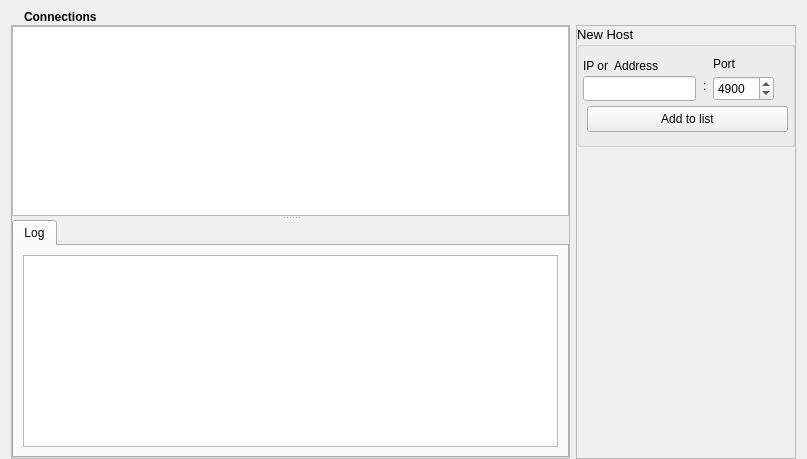
      <widget class="QWidget" name="page_Connections">
       <layout class="QGridLayout" name="gridLayout_5">
        <property name="topMargin">
         <number>9</number>
        </property>
        <property name="bottomMargin">
         <number>0</number>
        </property>
        <property name="verticalSpacing">
         <number>0</number>
        </property>
        <item row="1" column="0">
         <widget class="QFrame" name="frame_6">
          <property name="styleSheet">
           <string notr="true">QFrame#frame_6{
border: none;
}</string>
          </property>
          <property name="frameShape">
           <enum>QFrame::StyledPanel</enum>
          </property>
          <property name="frameShadow">
           <enum>QFrame::Plain</enum>
          </property>
          <property name="lineWidth">
           <number>0</number>
          </property>
          <layout class="QHBoxLayout" name="horizontalLayout_2">
           <property name="spacing">
            <number>6</number>
           </property>
           <property name="margin">
            <number>0</number>
           </property>
           <item>
            <widget class="QFrame" name="frame_4">
             <property name="frameShape">
              <enum>QFrame::StyledPanel</enum>
             </property>
             <property name="frameShadow">
              <enum>QFrame::Raised</enum>
             </property>
             <layout class="QHBoxLayout" name="horizontalLayout">
              <property name="spacing">
               <number>0</number>
              </property>
              <property name="margin">
               <number>0</number>
              </property>
              <item>
               <widget class="QSplitter" name="splitter_4">
                <property name="orientation">
                 <enum>Qt::Vertical</enum>
                </property>
                <widget class="QTreeView" name="connectionsTreeView">
                 <property name="contextMenuPolicy">
                  <enum>Qt::CustomContextMenu</enum>
                 </property>
                </widget>
                <widget class="QTabWidget" name="tabBottom">
                 <property name="minimumSize">
                  <size>
                   <width>0</width>
                   <height>70</height>
                  </size>
                 </property>
                 <property name="maximumSize">
                  <size>
                   <width>16777215</width>
                   <height>16777215</height>
                  </size>
                 </property>
                 <property name="tabPosition">
                  <enum>QTabWidget::North</enum>
                 </property>
                 <property name="currentIndex">
                  <number>0</number>
                 </property>
                 <widget class="QWidget" name="log_tab">
                  <attribute name="icon">
                   <iconset resource="resources.qrc">
                    <normaloff>:/resources/log.png</normaloff>:/resources/log.png</iconset>
                  </attribute>
                  <attribute name="title">
                   <string>Log</string>
                  </attribute>
                  <layout class="QHBoxLayout" name="horizontalLayout_4">
                   <item>
                    <widget class="QTextBrowser" name="infoLog">
                     <property name="sizePolicy">
                      <sizepolicy hsizetype="Expanding" vsizetype="Expanding">
                       <horstretch>0</horstretch>
                       <verstretch>0</verstretch>
                      </sizepolicy>
                     </property>
                     <property name="maximumSize">
                      <size>
                       <width>16777215</width>
                       <height>16777215</height>
                      </size>
                     </property>
                     <property name="contextMenuPolicy">
                      <enum>Qt::CustomContextMenu</enum>
                     </property>
                    </widget>
                   </item>
                  </layout>
                 </widget>
                </widget>
               </widget>
              </item>
             </layout>
            </widget>
           </item>
           <item>
            <widget class="QFrame" name="frame_3">
             <property name="minimumSize">
              <size>
               <width>220</width>
               <height>0</height>
              </size>
             </property>
             <property name="maximumSize">
              <size>
               <width>220</width>
               <height>16777215</height>
              </size>
             </property>
             <property name="frameShape">
              <enum>QFrame::StyledPanel</enum>
             </property>
             <property name="frameShadow">
              <enum>QFrame::Raised</enum>
             </property>
             <widget class="QGroupBox" name="addhostgroupBox">
              <property name="geometry">
               <rect>
                <x>1</x>
                <y>1</y>
                <width>218</width>
                <height>121</height>
               </rect>
              </property>
              <property name="sizePolicy">
               <sizepolicy hsizetype="Fixed" vsizetype="Fixed">
                <horstretch>0</horstretch>
                <verstretch>0</verstretch>
               </sizepolicy>
              </property>
              <property name="minimumSize">
               <size>
                <width>212</width>
                <height>111</height>
               </size>
              </property>
              <property name="maximumSize">
               <size>
                <width>16777215</width>
                <height>212</height>
               </size>
              </property>
              <property name="font">
               <font>
                <pointsize>10</pointsize>
               </font>
              </property>
              <property name="title">
               <string>New Host</string>
              </property>
              <widget class="QLineEdit" name="addhostlineEdit">
               <property name="geometry">
                <rect>
                 <x>6</x>
                 <y>50</y>
                 <width>113</width>
                 <height>25</height>
                </rect>
               </property>
               <property name="minimumSize">
                <size>
                 <width>0</width>
                 <height>25</height>
                </size>
               </property>
               <property name="maximumSize">
                <size>
                 <width>16777215</width>
                 <height>21</height>
                </size>
               </property>
              </widget>
              <widget class="QLabel" name="label_3">
               <property name="geometry">
                <rect>
                 <x>6</x>
                 <y>30</y>
                 <width>111</width>
                 <height>20</height>
                </rect>
               </property>
               <property name="text">
                <string>&lt;html&gt;&lt;head&gt;&lt;meta name=&quot;qrichtext&quot; content=&quot;1&quot; /&gt;&lt;style type=&quot;text/css&quot;&gt;
p, li { white-space: pre-wrap; }
&lt;/style&gt;&lt;/head&gt;&lt;body style=&quot; font-family:'Sans Serif'; font-size:10pt; font-weight:400; font-style:normal;&quot;&gt;
&lt;p style=&quot; margin-top:0px; margin-bottom:0px; margin-left:0px; margin-right:0px; -qt-block-indent:0; text-indent:0px; font-size:12pt;&quot;&gt;&lt;span style=&quot; font-size:9pt;&quot;&gt;IP or  Address&lt;/span&gt;&lt;/p&gt;&lt;/body&gt;&lt;/html&gt;</string>
               </property>
              </widget>
              <widget class="QLabel" name="label_4">
               <property name="geometry">
                <rect>
                 <x>126</x>
                 <y>50</y>
                 <width>20</width>
                 <height>20</height>
                </rect>
               </property>
               <property name="text">
                <string>:</string>
               </property>
              </widget>
              <widget class="QSpinBox" name="portspinBox">
               <property name="geometry">
                <rect>
                 <x>136</x>
                 <y>50</y>
                 <width>61</width>
                 <height>25</height>
                </rect>
               </property>
               <property name="minimumSize">
                <size>
                 <width>0</width>
                 <height>25</height>
                </size>
               </property>
               <property name="maximumSize">
                <size>
                 <width>16777215</width>
                 <height>21</height>
                </size>
               </property>
               <property name="minimum">
                <number>1</number>
               </property>
               <property name="maximum">
                <number>65535</number>
               </property>
               <property name="value">
                <number>4900</number>
               </property>
              </widget>
              <widget class="QLabel" name="label_5">
               <property name="geometry">
                <rect>
                 <x>136</x>
                 <y>30</y>
                 <width>61</width>
                 <height>16</height>
                </rect>
               </property>
               <property name="text">
                <string>&lt;html&gt;&lt;head&gt;&lt;meta name=&quot;qrichtext&quot; content=&quot;1&quot; /&gt;&lt;style type=&quot;text/css&quot;&gt;
p, li { white-space: pre-wrap; }
&lt;/style&gt;&lt;/head&gt;&lt;body style=&quot; font-family:'Sans Serif'; font-size:12pt; font-weight:400; font-style:normal;&quot;&gt;
&lt;p style=&quot; margin-top:0px; margin-bottom:0px; margin-left:0px; margin-right:0px; -qt-block-indent:0; text-indent:0px;&quot;&gt;&lt;span style=&quot; font-size:9pt;&quot;&gt;Port&lt;/span&gt;&lt;/p&gt;&lt;/body&gt;&lt;/html&gt;</string>
               </property>
              </widget>
              <widget class="QPushButton" name="addpushButton">
               <property name="geometry">
                <rect>
                 <x>10</x>
                 <y>80</y>
                 <width>201</width>
                 <height>26</height>
                </rect>
               </property>
               <property name="font">
                <font>
                 <pointsize>9</pointsize>
                </font>
               </property>
               <property name="text">
                <string>Add to list</string>
               </property>
              </widget>
             </widget>
            </widget>
           </item>
          </layout>
         </widget>
        </item>
        <item row="0" column="0">
         <layout class="QGridLayout" name="gridLayout_4">
          <property name="sizeConstraint">
           <enum>QLayout::SetDefaultConstraint</enum>
          </property>
          <property name="horizontalSpacing">
           <number>6</number>
          </property>
          <property name="verticalSpacing">
           <number>0</number>
          </property>
          <item row="0" column="0">
           <widget class="QLabel" name="label_2">
            <property name="minimumSize">
             <size>
              <width>0</width>
              <height>0</height>
             </size>
            </property>
            <property name="maximumSize">
             <size>
              <width>16</width>
              <height>16</height>
             </size>
            </property>
            <property name="text">
             <string/>
            </property>
            <property name="pixmap">
             <pixmap resource="resources.qrc">:/resources/connections16.png</pixmap>
            </property>
           </widget>
          </item>
          <item row="0" column="1">
           <widget class="QLabel" name="label">
            <property name="maximumSize">
             <size>
              <width>16777215</width>
              <height>16</height>
             </size>
            </property>
            <property name="font">
             <font>
              <pointsize>9</pointsize>
             </font>
            </property>
            <property name="text">
             <string>&lt;b&gt;Connections</string>
            </property>
           </widget>
          </item>
          <item row="0" column="2">
           <spacer>
            <property name="orientation">
             <enum>Qt::Horizontal</enum>
            </property>
            <property name="sizeHint" stdset="0">
             <size>
              <width>699</width>
              <height>16</height>
             </size>
            </property>
           </spacer>
          </item>
         </layout>
        </item>
       </layout>
       <zorder>frame_6</zorder>
       <zorder></zorder>
      </widget>
